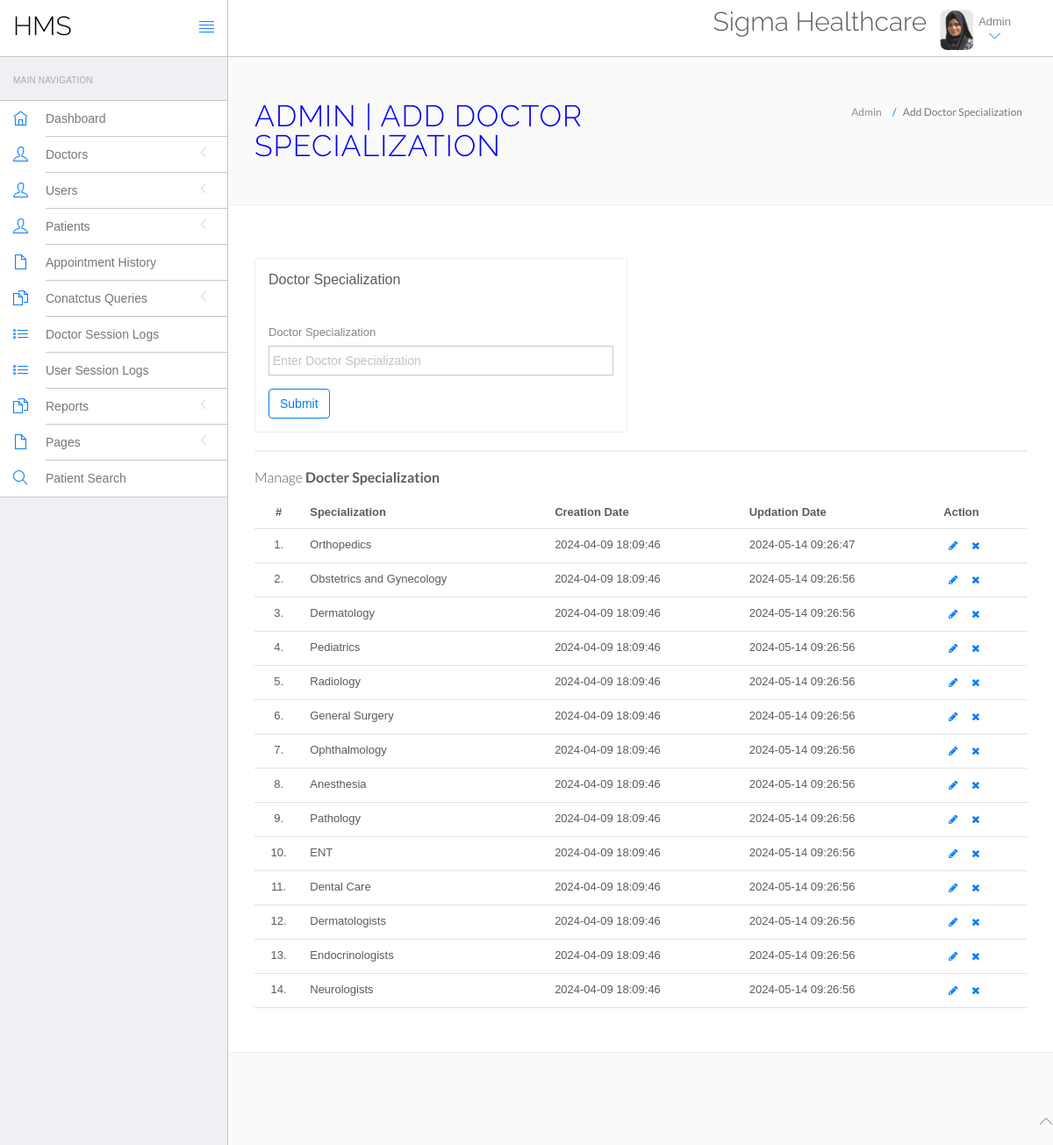
Screenshot of /hms/admin/doctor-specilization.php (signed in) with the database file from the repository.
### tables this page shows
CREATE TABLE `doctorspecilization` (
  `id` int NOT NULL,
  `specilization` varchar(255) DEFAULT NULL,
  `creationDate` timestamp NULL DEFAULT CURRENT_TIMESTAMP,
  `updationDate` timestamp NULL DEFAULT NULL ON UPDATE CURRENT_TIMESTAMP
);

### hms/admin/doctor-specilization.php (the view, shortened to what this page needs)
<?php
include('include/config.php');
if(strlen($_SESSION['id']==0)) {
 header('location:logout.php');
  } else{
?>
<!DOCTYPE html>
<html lang="en">
	<head>
		<link rel="stylesheet" href="vendor/bootstrap/css/bootstrap.min.css">
		<link rel="stylesheet" href="vendor/fontawesome/css/font-awesome.min.css">
		<link rel="stylesheet" href="vendor/themify-icons/themify-icons.min.css">
		<link href="vendor/animate.css/animate.min.css" rel="stylesheet" media="screen">
		<link href="vendor/perfect-scrollbar/perfect-scrollbar.min.css" rel="stylesheet" media="screen">
		<link href="vendor/switchery/switchery.min.css" rel="stylesheet" media="screen">
		<link href="vendor/bootstrap-touchspin/jquery.bootstrap-touchspin.min.css" rel="stylesheet" media="screen">
		<link href="vendor/select2/select2.min.css" rel="stylesheet" media="screen">
		<link href="vendor/bootstrap-datepicker/bootstrap-datepicker3.standalone.min.css" rel="stylesheet" media="screen">
		<link href="vendor/bootstrap-timepicker/bootstrap-timepicker.min.css" rel="stylesheet" media="screen">
		<link rel="stylesheet" href="assets/css/styles.css">
		<link rel="stylesheet" href="assets/css/plugins.css">
		<link rel="stylesheet" href="assets/css/themes/theme-1.css" id="skin_color" />
	</head>
	<body>
		<div id="app">
<?php include('include/sidebar.php');?>
			<div class="app-content">
						<?php include('include/header.php');?>
				<div class="main-content" >
					<div class="wrap-content container" id="container">
						<section id="page-title">
							<div class="row">
								<div class="col-sm-8">
									<h1 class="mainTitle">Admin | Add Doctor Specialization</h1>
																	</div>
								<ol class="breadcrumb">
									<li>
										<span>Admin</span>
									</li>
									<li class="active">
										<span>Add Doctor Specialization</span>
									</li>
								</ol>
							</div>
						</section>
						<div class="container-fluid container-fullw bg-white">
							<div class="row">
								<div class="col-md-12">
									<div class="row margin-top-30">
										<div class="col-lg-6 col-md-12">
											<div class="panel panel-white">
												<div class="panel-heading">
													<h5 class="panel-title">Doctor Specialization</h5>
												</div>
												<div class="panel-body">
													<form role="form" name="dcotorspcl" method="post" >
														<div class="form-group">
															<label for="exampleInputEmail1">
																Doctor Specialization
															</label>
							<input type="text" name="doctorspecilization" class="form-control"  placeholder="Enter Doctor Specialization">
														</div>
														<button type="submit" name="submit" class="btn btn-o btn-primary">
															Submit
														</button>
													</form>
												</div>
											</div>
										</div>
											</div>
										</div>
									<div class="col-lg-12 col-md-12">
											<div class="panel panel-white">
											</div>
										</div>
									</div>
									<div class="row">
								<div class="col-md-12">
									<h5 class="over-title margin-bottom-15">Manage <span class="text-bold">Docter Specialization</span></h5>
									<table class="table table-hover" id="sample-table-1">
										<thead>
											<tr>
												<th class="center">#</th>
												<th>Specialization</th>
												<th class="hidden-xs">Creation Date</th>
												<th>Updation Date</th>
												<th>Action</th>
											</tr>
										</thead>
										<tbody>
<?php
$sql=mysqli_query($con,"select * from doctorSpecilization");
$cnt=1;
while($row=mysqli_fetch_array($sql))
{
?>
											<tr>
												<td class="center"><?php echo $cnt;?>.</td>
												<td class="hidden-xs"><?php echo $row['specilization'];?></td>
												<td><?php echo $row['creationDate'];?></td>
												<td><?php echo $row['updationDate'];?>
												</td>
												<td >
												<div class="visible-md visible-lg hidden-sm hidden-xs">
							<a href="edit-doctor-specialization.php?id=<?php echo $row['id'];?>" class="btn btn-transparent btn-xs" tooltip-placement="top" tooltip="Edit"><i class="fa fa-pencil"></i></a>
	<a href="doctor-specilization.php?id=<?php echo $row['id']?>&del=delete" onClick="return confirm('Are you sure you want to delete?')"class="btn btn-transparent btn-xs tooltips" tooltip-placement="top" tooltip="Remove"><i class="fa fa-times fa fa-white"></i></a>
												</div>
												</td>
											</tr>
											<?php
$cnt=$cnt+1;
											 }?>
										</tbody>
									</table>
								</div>
							</div>
								</div>
							</div>
						</div>
					</div>
				</div>
	<?php include('include/footer.php');?>
	</body>
</html>
<?php } ?>

### hms/admin/assets/css/themes/theme-1.css (style rules this page uses)
body { background: #FAFAFA; }

### rows the page displays
doctorspecilization: specilization "Orthopedics", creationDate "2024-04-09 18:09:46", updationDate "2024-05-14 09:26:47"
doctorspecilization: specilization "Obstetrics and Gynecology", creationDate "2024-04-09 18:09:46", updationDate "2024-05-14 09:26:56"
doctorspecilization: specilization "Dermatology", creationDate "2024-04-09 18:09:46", updationDate "2024-05-14 09:26:56"
doctorspecilization: specilization "Pediatrics", creationDate "2024-04-09 18:09:46", updationDate "2024-05-14 09:26:56"
doctorspecilization: specilization "Radiology", creationDate "2024-04-09 18:09:46", updationDate "2024-05-14 09:26:56"
doctorspecilization: specilization "General Surgery", creationDate "2024-04-09 18:09:46", updationDate "2024-05-14 09:26:56"
doctorspecilization: specilization "Ophthalmology", creationDate "2024-04-09 18:09:46", updationDate "2024-05-14 09:26:56"
doctorspecilization: specilization "Anesthesia", creationDate "2024-04-09 18:09:46", updationDate "2024-05-14 09:26:56"
doctorspecilization: specilization "Pathology", creationDate "2024-04-09 18:09:46", updationDate "2024-05-14 09:26:56"
doctorspecilization: specilization "ENT", creationDate "2024-04-09 18:09:46", updationDate "2024-05-14 09:26:56"
doctorspecilization: specilization "Dental Care", creationDate "2024-04-09 18:09:46", updationDate "2024-05-14 09:26:56"
doctorspecilization: specilization "Dermatologists", creationDate "2024-04-09 18:09:46", updationDate "2024-05-14 09:26:56"
doctorspecilization: specilization "Endocrinologists", creationDate "2024-04-09 18:09:46", updationDate "2024-05-14 09:26:56"
doctorspecilization: specilization "Neurologists", creationDate "2024-04-09 18:09:46", updationDate "2024-05-14 09:26:56"
